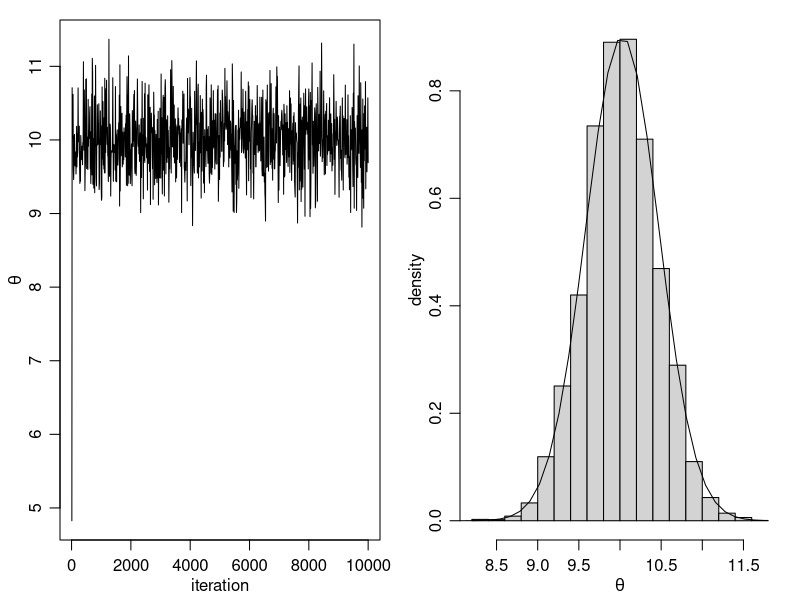

Recreate this plot in R. (Note: this script raises an error after producing the figure.)
#####
##example 5.9 in notes
## initialing values for normal-normal example and setting seed
# MH algorithm for one-sample normal problem with 
# known variance

s2<-1 
t2<-10 ; mu<-5

set.seed(1)
n<-5
y<-round(rnorm(n,10,1),2)

mu.n<-( mean(y)*n/s2 + mu/t2 )/( n/s2+1/t2) 
t2.n<-1/(n/s2+1/t2)



####metropolis part####
s2<-1 ; t2<-10 ; mu<-5 
y<-c(9.37, 10.18, 9.16, 11.60, 10.33)
##S = total num of simulations
theta<-0 ; delta<-2 ; S<-10000 ; THETA<-NULL ; set.seed(1)

for(s in 1:S)
{

  theta.star<-rnorm(1,theta,sqrt(delta))

  log.r<-( sum(dnorm(y,theta.star,sqrt(s2),log=TRUE)) +
               dnorm(theta.star,mu,sqrt(t2),log=TRUE) )  -
         ( sum(dnorm(y,theta,sqrt(s2),log=TRUE)) +
               dnorm(theta,mu,sqrt(t2),log=TRUE) ) 

  if(log(runif(1))<log.r) { theta<-theta.star }

  THETA<-c(THETA,theta)

}
#####

pdf("metropolis_normal.pdf",family="Times",height=3.5,width=7)
par(mar=c(3,3,1,1),mgp=c(1.75,.75,0))
par(mfrow=c(1,2))

skeep<-seq(10,S,by=10)
plot(skeep,THETA[skeep],type="l",xlab="iteration",ylab=expression(theta))

hist(THETA[-(1:50)],prob=TRUE,main="",xlab=expression(theta),ylab="density")
th<-seq(min(THETA),max(THETA),length=100)
lines(th,dnorm(th,mu.n,sqrt(t2.n)) )
dev.off()


###example 5.10 -- sparrow Poisson regression
yX.sparrow<-dget("http://www.stat.washington.edu/~hoff/Book/Data/data/yX.sparrow")

### sample from the multivariate normal distribution
rmvnorm<-function(n,mu,Sigma)
{
  p<-length(mu)
  res<-matrix(0,nrow=n,ncol=p)
  if( n>0 & p>0 )
  {
    E<-matrix(rnorm(n*p),n,p)
    res<-t(  t(E%*%chol(Sigma)) +c(mu))
  }
  res
}


y<- yX.sparrow[,1]; X<- yX.sparrow[,-1]
n<-length(y) ; p<-dim(X)[2]

pmn.beta<-rep(0,p)
psd.beta<-rep(10,p)

var.prop<- var(log(y+1/2))*solve( t(X)%*%X )
beta<-rep(0,p)
S<-10000
BETA<-matrix(0,nrow=S,ncol=p)
ac<-0
set.seed(1)

for(s in 1:S) {

#propose a new beta

beta.p<- t(rmvnorm(1, beta, var.prop ))

lhr<- sum(dpois(y,exp(X%*%beta.p),log=T)) -
      sum(dpois(y,exp(X%*%beta),log=T)) +
      sum(dnorm(beta.p,pmn.beta,psd.beta,log=T)) -
      sum(dnorm(beta,pmn.beta,psd.beta,log=T))

if( log(runif(1))< lhr ) { beta<-beta.p ; ac<-ac+1 }

BETA[s,]<-beta
                    }
cat(ac/S,"\n")

#######

library(coda)
apply(BETA,2,effectiveSize)



####
pdf("sparrow_plot1.pdf",family="Times",height=1.75,width=5)
par(mar=c(2.75,2.75,.5,.5),mgp=c(1.7,.7,0))
par(mfrow=c(1,3))
blabs<-c(expression(beta[1]),expression(beta[2]),expression(beta[3]))
thin<-c(1,(1:1000)*(S/1000))
j<-3
plot(thin,BETA[thin,j],type="l",xlab="iteration",ylab=blabs[j])
abline(h=mean(BETA[,j]) )

acf(BETA[,j],ci.col="gray",xlab="lag")
acf(BETA[thin,j],xlab="lag/10",ci.col="gray")
dev.off()
####


####
pdf("fig10_6.pdf",family="Times",height=1.75,width=5)
par(mar=c(2.75,2.75,.5,.5),mgp=c(1.7,.7,0))
par(mfrow=c(1,3))

plot(beta2,PB2*length(beta2)/(max(beta2)-min(beta2)) ,type="l",xlab=expression(beta[2]),ylab=expression(paste(italic("p("),beta[2],"|",italic("y)"),sep="") ) ,lwd=2,lty=2,col="gray")
lines(density(BETA[,2],adj=2),lwd=2)

plot(beta3,PB3*length(beta3)/(max(beta3)-min(beta3)),type="l",xlab=expression(beta[3]),ylab=expression(paste(italic("p("),beta[3],"|",italic("y)"),sep="") ),lwd=2,col="gray",lty=2)
lines(density(BETA[,3],adj=2),lwd=2)

Xs<-cbind(rep(1,6),1:6,(1:6)^2) 
eXB.post<- exp(t(Xs%*%t(BETA )) )
qE<-apply( eXB.post,2,quantile,probs=c(.025,.5,.975))

plot( c(1,6),range(c(0,qE)),type="n",xlab="age",
   ylab="number of offspring")
lines( qE[1,],col="black",lwd=1)
lines( qE[2,],col="black",lwd=2)
lines( qE[3,],col="black",lwd=1)


dev.off()
####
